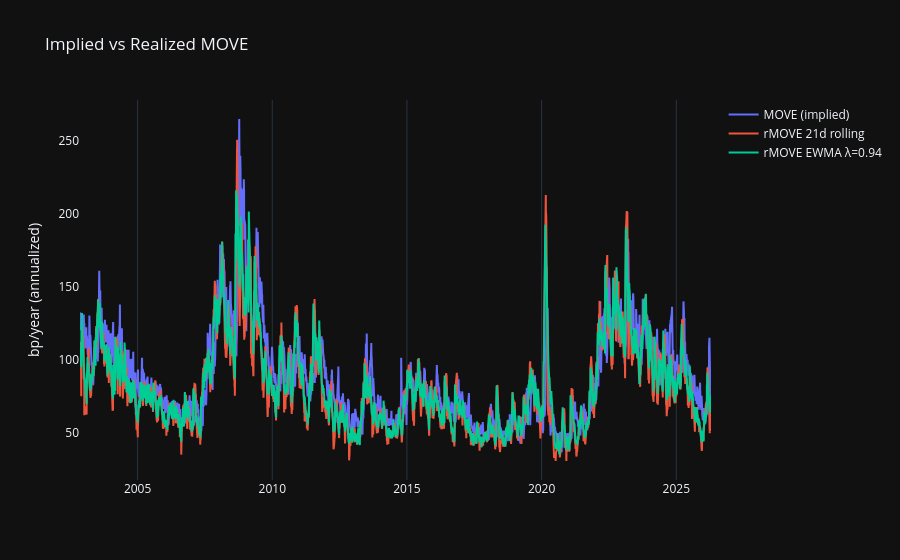

Notebook source saved alongside this figure:
### Code cell
fig = go.Figure()
fig.add_trace(go.Scatter(x=final["date"], y=final["MOVE"],          name="MOVE (implied)",   mode="lines"))
fig.add_trace(go.Scatter(x=final["date"], y=final["rMOVE_rolling"], name="rMOVE 21d rolling", mode="lines"))
fig.add_trace(go.Scatter(x=final["date"], y=final["rMOVE_ewma"],    name="rMOVE EWMA λ=0.94", mode="lines"))
fig.update_layout(
    title="Implied vs Realized MOVE",
    yaxis_title="bp/year (annualized)",
    template="plotly_dark",
    yaxis=dict(showgrid=False),
    hovermode="x unified",
)
fig.show()

### Figure 1 — Plotly figure (JSON) as saved in the notebook; plotly's stock layout.template omitted (floating-point values rounded to 4 significant figures; data arrays with more than 128 entries replaced by an {"elided": "..."} marker saying what was removed)
{"data": [{"mode": "lines", "name": "MOVE (implied)", "type": "scatter", "x": {"elided": "5788 str values"}, "y": {"elided": "5788 float values"}}, {"mode": "lines", "name": "rMOVE 21d rolling", "type": "scatter", "x": {"elided": "5788 str values"}, "y": {"elided": "5788 float values"}}, {"mode": "lines", "name": "rMOVE EWMA λ=0.94", "type": "scatter", "x": {"elided": "5788 str values"}, "y": {"elided": "5788 float values"}}], "layout": {"hovermode": "x unified", "title": {"text": "Implied vs Realized MOVE"}, "yaxis": {"showgrid": false, "title": {"text": "bp/year (annualized)"}}}}
